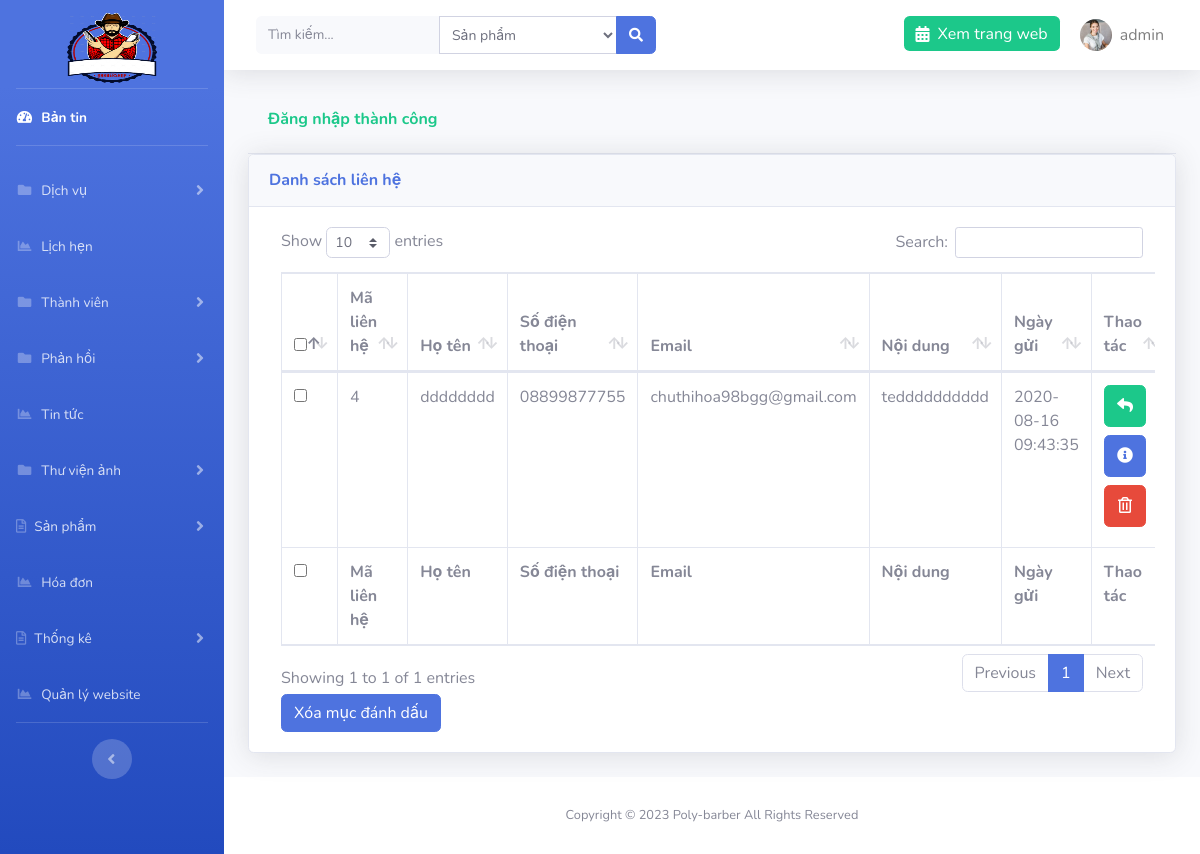
/admin/?page=contact (signed in), run on the app's committed database.
### tables this page shows
CREATE TABLE `setting` (
  `id` int(11) NOT NULL,
  `logo` varchar(191) NOT NULL,
  `file_ico` varchar(191) NOT NULL,
  `title` varchar(191) NOT NULL,
  `introduce` text NOT NULL,
  `slogan` varchar(191) NOT NULL
);

CREATE TABLE `contacts` (
  `id` int(11) NOT NULL,
  `name` varchar(191) NOT NULL,
  `phone` varchar(11) NOT NULL,
  `email` varchar(191) NOT NULL,
  `content` varchar(255) NOT NULL,
  `created_at` timestamp NOT NULL DEFAULT current_timestamp()
);

### libs/database.php (called while the page is built, shortened)
<?php
function connection()
{
    try {
       $conn = new PDO("mysql:host=localhost; dbname=cattoc; charset=utf8", "root", "");
    } catch (PDOException $e) {
        echo "Lỗi Kết nối" . $e->getMessage();
    }
    return $conn;
}
function listAll($table){
    $conn = connection();
    try{
        $sql = "SELECT * FROM $table ORDER BY id DESC";
        $stmt = $conn->prepare($sql);
        $stmt->execute();
        $result = $stmt->fetchAll(PDO::FETCH_ASSOC);
    }catch (PDOException $e){
        echo "Lỗi xử lý dữ liệu".$e->getMessage();
    }finally{
        unset($conn);
    }
    return $result;
}
function query_limit($sql) {
    $conn = connection();
    try {
        $stmt = $conn->prepare($sql);
        $stmt->execute();
        $result = $stmt->fetch(PDO::FETCH_ASSOC);
        return $result;
    } catch (PDOException $e) {
        echo "Lỗi dữ liệu" . $e->getMessage();
    } finally {
        unset($conn);
    }
}

### libs/setting.php (called while the page is built, shortened)
<?php
require_once "database.php";
function list_limit_setting(){
    $sql = "SELECT * from setting order by id limit 0,1";
    return query_limit($sql);
}

### libs/contact.php (called while the page is built, shortened)
<?php
require_once "database.php";
function list_all_contact(){
    return listAll('contacts');
}

### admin/feedback/contacts/index.php (the view, shortened to what this page needs)
<?php
$contact = list_all_contact();
?>
<div class="container-fluid">
    <?php if (isset($_SESSION['message'])) : ?>
        <div class="card-header py-3 text-success">
            <h6 class="font-weight-bold"><?= $_SESSION['message'] ?></h6>
        </div>
    <?php endif; ?>
    <div class="card shadow mb-4">
        <div class="card-header py-3">
            <h6 class="m-0 font-weight-bold text-primary">Danh sách liên hệ</h6>
        </div>
        <div class="card-body">
            <div class="table-responsive">
                <form action="" method="POST" class="col-md-12">
                    <table class="table table-bordered" id="dataTable" width="100%" cellspacing="0">
                        <thead>
                            <tr>
                                <th>
                                    <input type="checkbox" name="checkall" class="checkall">
                                </th>
                                <th>Mã liên hệ</th>
                                <th>Họ tên</th>
                                <th>Số điện thoại</th>
                                <th>Email</th>
                                <th>Nội dung</th>
                                <th>Ngày gửi</th>
                                <th>Thao tác</th>
                            </tr>
                        </thead>
                        <tfoot>
                            <tr>
                            <th>
                                <input type="checkbox" name="checkall" class="checkall">
                                </th>
                                <th>Mã liên hệ</th>
                                <th>Họ tên</th>
                                <th>Số điện thoại</th>
                                <th>Email</th>
                                <th>Nội dung</th>
                                <th>Ngày gửi</th>
                                <th>Thao tác</th>
                            </tr>
                        </tfoot>
                        <tbody>
                            <?php foreach ($contact as $c) : ?>
                                <tr>
                                    <td>
                                        <input type="checkbox" name="id[]" id="" value="<?= $c['id'] ?>">
                                    </td>
                                    <td><?= $c['id'] ?></td>
                                    <td><?= $c['name'] ?></td>
                                    <td><?=$c['phone']?></td>
                                    <td><?=$c['email']?></td>
                                    <td><?=$c['content']?></td>
                                    <td><?=$c['created_at']?></td>
                                    <td>
                                    <a href="<?= ROOT ?>admin/?page=contact&action=reply&id=<?=$c['id'] ?>" class="btn btn-success d-block p-2 w-75 mb-2"><i class="fas fa-reply"></i></a>
                                    <a href="<?= ROOT ?>admin/?page=contact&action=detail&id=<?= $c['id'] ?>" class="btn btn-primary  d-block p-2 w-75 mb-2"><i class="fas fa-info-circle"></i></a>
                                    <a href="<?= ROOT ?>admin/?page=contact&id=<?= $c['id'] ?>" onclick="return confirm('Bạn có chắc muốn xóa không')" class="btn btn-danger d-block p-2 w-75 mb-2"><i class="far fa-trash-alt"></i></a>
                                    </td>
                                </tr>
                            <?php endforeach; ?>
                        </tbody>
                    </table>
                    <button type="submit" class="btn btn-primary" id="btndel-category" name="btn-del">Xóa mục đánh dấu</button>
                </form>
            </div>
        </div>
    </div>
</div>

### admin/template/header.php (shortened to what this page needs)
<?php $setting = list_limit_setting(); ?>
<!DOCTYPE html>
<html lang="en">
<head>
    <link href="resource/vendor/fontawesome-free/css/all.min.css" rel="stylesheet" type="text/css">
    <link rel="stylesheet" href="resource/vendor/select2.min.css" />
<link rel="stylesheet" href="https://maxcdn.bootstrapcdn.com/bootstrap/4.4.1/css/bootstrap.min.css">
    <link href="resource/css/sb-admin-2.css" rel="stylesheet">
    <link href="resource/vendor/datatables/dataTables.bootstrap4.min.css" rel="stylesheet">
</head>
<body id="page-top">
    <div id="wrapper">
        <ul class="navbar-nav bg-gradient-primary sidebar sidebar-dark accordion" id="accordionSidebar">
            <a class="sidebar-brand d-flex align-items-center justify-content-center mb-3 pt-5" href="<?=ROOT?>admin">
                <img src="../images/<?=$setting['logo']?>" alt="logo" width="90" height="70">
            </a>
            <hr class="sidebar-divider my-0">
            <li class="nav-item active">
                <a class="nav-link" href="<?= ROOT ?>admin">
                    <i class="fas fa-fw fa-tachometer-alt"></i>
                    <span>Bản tin</span></a>
            </li>
            <hr class="sidebar-divider">
            <li class="nav-item">
                <a class="nav-link collapsed" href="#" data-toggle="collapse" data-target="#collapsePages" aria-expanded="true" aria-controls="collapsePages">
                    <i class="fas fa-fw fa-folder"></i>
                    <span>Dịch vụ</span>
                </a>
            </li>
            <li class="nav-item">
                <a class="nav-link" href="<?= ROOT ?>admin/?page=appointment">
                    <i class="fas fa-fw fa-chart-area"></i>
                    <span>Lịch hẹn</span></a>
            </li>
             <li class="nav-item">
                <a class="nav-link collapsed" href="#" data-toggle="collapse" data-target="#collapsePages2" aria-expanded="true" aria-controls="collapsePages">
                    <i class="fas fa-fw fa-folder"></i>
                    <span>Thành viên</span>
                </a>
            </li>
             <li class="nav-item">
                <a class="nav-link collapsed" href="#" data-toggle="collapse" data-target="#collapsePages3" aria-expanded="true" aria-controls="collapsePages">
                    <i class="fas fa-fw fa-folder"></i>
                    <span>Phản hồi</span>
                </a>
            </li>
               <li class="nav-item">
                <a class="nav-link" href="<?= ROOT ?>admin/?page=new">
                    <i class="fas fa-fw fa-chart-area"></i>
                    <span>Tin tức</span></a>
            </li>
  <li class="nav-item">
                <a class="nav-link collapsed" href="#" data-toggle="collapse" data-target="#collapsePages4" aria-expanded="true" aria-controls="collapsePages">
                    <i class="fas fa-fw fa-folder"></i>
                    <span>Thư viện ảnh</span>
                </a>
            </li>
            <li class="nav-item">
                <a class="nav-link collapsed" href="#" data-toggle="collapse" data-target="#collapseTwo" aria-expanded="true" aria-controls="collapseTwo">
                    <i class="far fa-file-alt"></i>
                    <span>Sản phẩm</span>
                </a>
            </li>
            <li class="nav-item">
                <a class="nav-link" href="<?= ROOT ?>admin/?page=order">
                    <i class="fas fa-fw fa-chart-area"></i>
                    <span>Hóa đơn</span></a>
            </li>
            <li class="nav-item">
                <a class="nav-link collapsed" href="#" data-toggle="collapse" data-target="#collapseTwo1" aria-expanded="true" aria-controls="collapseTwo">
                    <i class="far fa-file-alt"></i>
                    <span>Thống kê</span>
                </a>
            </li>
               <li class="nav-item">
                <a class="nav-link" href="<?= ROOT ?>admin/?page=setting">
                    <i class="fas fa-fw fa-chart-area"></i>
                    <span>Quản lý website</span></a>
            </li>
            <hr class="sidebar-divider d-none d-md-block">
            <div class="text-center d-none d-md-inline">
                <button class="rounded-circle border-0" id="sidebarToggle"></button>
            </div>
        </ul>
        <div id="content-wrapper" class="d-flex flex-column">
            <div id="content">
                <nav class="navbar navbar-expand navbar-light bg-white topbar mb-4 static-top shadow">
                    <form class="d-none d-sm-inline-block form-inline mr-auto ml-md-3 my-2 my-md-0 mw-100 navbar-search" method="POST" action="<?= ROOT ?>admin/search.php">
                        <div class="input-group">
                            <input name="keyword" type="text" title="Vui lòng nhập nội dung tìm kiếm" class="form-control bg-light border-0 small" placeholder="Tìm kiếm..." aria-label="Search" aria-describedby="basic-addon2" required>
                            <select name="select_search" id="" class="form-control form-control-sm select-search">
                        <option value="1">Sản phẩm</option>
                    </select>
                            <div class="input-group-append">
                                <button class="btn btn-primary" type="submit">
                                    <i class="fas fa-search fa-sm"></i>
                                </button>
                            </div>
                        </div>
                    </form>
                    <ul class="navbar-nav ml-auto">
                        <li class="nav-item no-arrow">
                            <a href="<?=ROOT?>" class="nav-link bg-success text-white h-50 mt-3 rounded"><i class="fas fa-calendar-alt mr-2"></i>Xem trang web</a>
                        </li>
                        <li class="nav-item dropdown no-arrow">
                            <a class="nav-link dropdown-toggle" href="" id="userDropdown" role="button" data-toggle="dropdown" aria-haspopup="true" aria-expanded="false">
                                <img class="img-profile rounded-circle" src="../images/users/<?=$_SESSION['user']['images']?>">
                                <span class="ml-2 mr-2 text-black-50"><?=$_SESSION['user']['account']?></span>
                            </a>
                        </li>
                    </ul>
                </nav>

### data on the page
setting: logo (picture)
contacts: id "4", name "dddddddd", phone "08899877755", email "chuthihoa98bgg@gmail.com", content "tedddddddddd", created_at "2020-08-16 09:43:35"

### other printed values
$_SESSION['user']['account'] "admin"
$_SESSION['message'] "Đăng nhập thành công"
